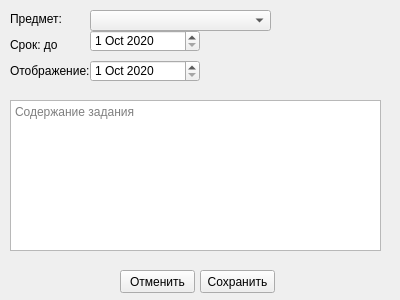
<?xml version="1.0" encoding="UTF-8"?>
<ui version="4.0">
 <class>Form</class>
 <widget class="QWidget" name="Form">
  <property name="geometry">
   <rect>
    <x>0</x>
    <y>0</y>
    <width>400</width>
    <height>300</height>
   </rect>
  </property>
  <property name="minimumSize">
   <size>
    <width>400</width>
    <height>300</height>
   </size>
  </property>
  <property name="maximumSize">
   <size>
    <width>400</width>
    <height>300</height>
   </size>
  </property>
  <property name="windowTitle">
   <string>Информация о задании</string>
  </property>
  <property name="windowIcon">
   <iconset resource="source.qrc">
    <normaloff>:/icon/sources/icon.png</normaloff>:/icon/sources/icon.png</iconset>
  </property>
  <widget class="QLabel" name="label">
   <property name="geometry">
    <rect>
     <x>10</x>
     <y>10</y>
     <width>81</width>
     <height>71</height>
    </rect>
   </property>
   <property name="text">
    <string>&lt;html&gt;&lt;head/&gt;&lt;body&gt;&lt;p&gt;Предмет:&lt;/p&gt;&lt;p&gt;Срок: до &lt;/p&gt;&lt;p&gt;Отображение:&lt;/p&gt;&lt;/body&gt;&lt;/html&gt;</string>
   </property>
  </widget>
  <widget class="QPlainTextEdit" name="taskDescription">
   <property name="enabled">
    <bool>true</bool>
   </property>
   <property name="geometry">
    <rect>
     <x>10</x>
     <y>100</y>
     <width>371</width>
     <height>151</height>
    </rect>
   </property>
   <property name="placeholderText">
    <string>Содержание задания</string>
   </property>
  </widget>
  <widget class="QPushButton" name="Save">
   <property name="geometry">
    <rect>
     <x>200</x>
     <y>270</y>
     <width>75</width>
     <height>23</height>
    </rect>
   </property>
   <property name="cursor">
    <cursorShape>PointingHandCursor</cursorShape>
   </property>
   <property name="text">
    <string>Сохранить</string>
   </property>
  </widget>
  <widget class="QComboBox" name="lessonSelect">
   <property name="geometry">
    <rect>
     <x>90</x>
     <y>10</y>
     <width>181</width>
     <height>21</height>
    </rect>
   </property>
  </widget>
  <widget class="QDateEdit" name="deadline">
   <property name="geometry">
    <rect>
     <x>90</x>
     <y>30</y>
     <width>110</width>
     <height>22</height>
    </rect>
   </property>
   <property name="dateTime">
    <datetime>
     <hour>0</hour>
     <minute>0</minute>
     <second>0</second>
     <year>2020</year>
     <month>10</month>
     <day>1</day>
    </datetime>
   </property>
  </widget>
  <widget class="QDateEdit" name="push_in">
   <property name="geometry">
    <rect>
     <x>90</x>
     <y>60</y>
     <width>110</width>
     <height>22</height>
    </rect>
   </property>
   <property name="dateTime">
    <datetime>
     <hour>0</hour>
     <minute>0</minute>
     <second>0</second>
     <year>2020</year>
     <month>10</month>
     <day>1</day>
    </datetime>
   </property>
  </widget>
  <widget class="QPushButton" name="cancel">
   <property name="geometry">
    <rect>
     <x>120</x>
     <y>270</y>
     <width>75</width>
     <height>23</height>
    </rect>
   </property>
   <property name="text">
    <string>Отменить</string>
   </property>
  </widget>
 </widget>
 <resources>
  <include location="source.qrc"/>
 </resources>
 <connections/>
</ui>
